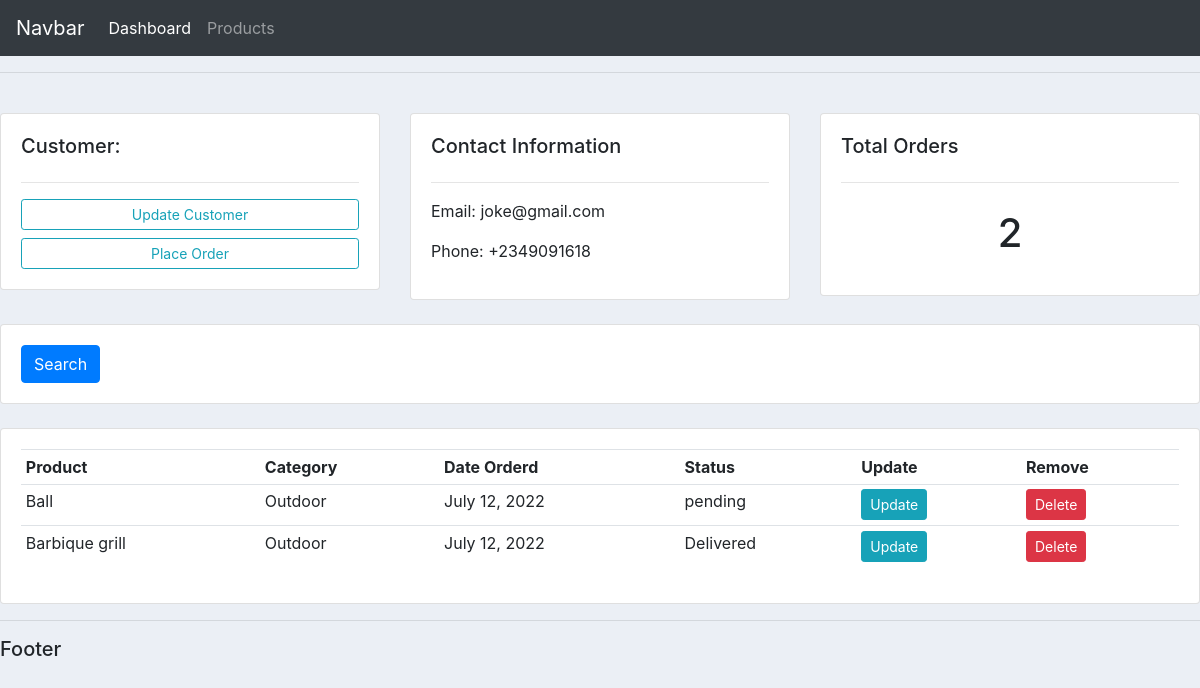
The app's page /customers/2/, older data.
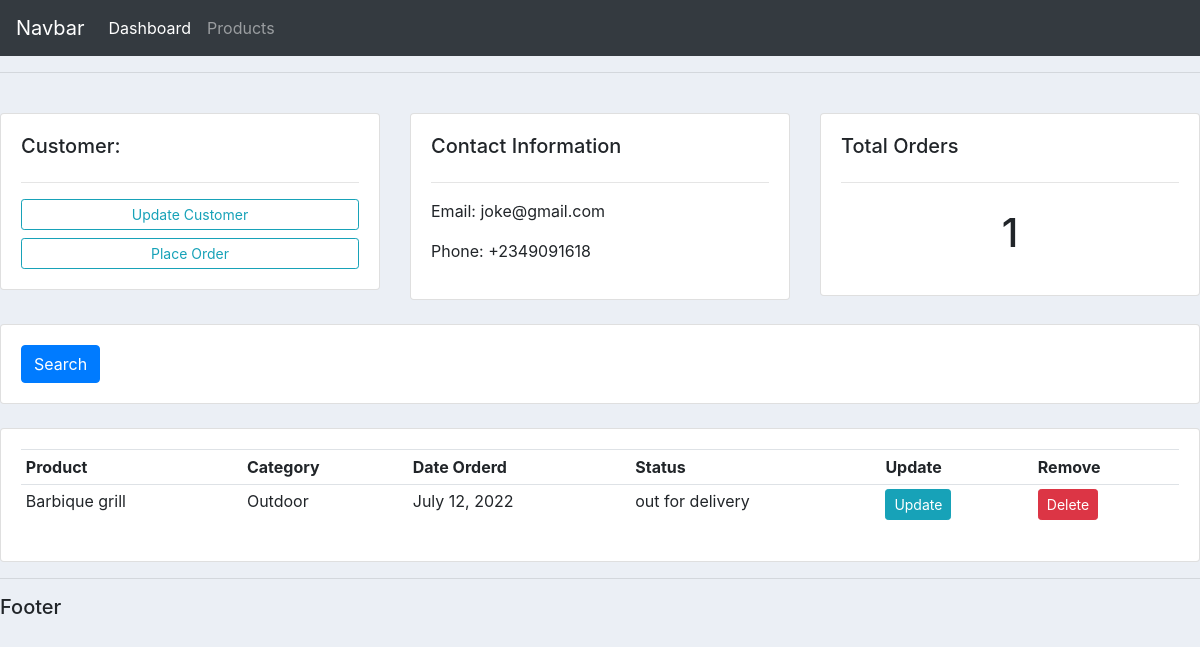
The same page, newer data.
### customers_app/models.py (models this page shows, shortened)
class Order(models.Model):
    STATUS = (
        ('pending', 'pending'),
        ('out for delivery', 'out for delivery'),
        ('Delivered', 'Delivered'),
    )
    customer = models.ForeignKey(Customer, null=True, on_delete=models.SET_NULL)
    product =  models.ForeignKey(Product, null=True, on_delete=models.SET_NULL)
    date_created = models.DateField(auto_now_add=True)
    status= models.CharField(max_length=200, null=True, choices=STATUS)

class Product(models.Model):
    CATEGORY = (
        ('Indoor', 'Indoor'),
        ('Outdoor', 'Outdoor')
    )
    name = models.CharField(max_length=200, null=True)
    price = models.FloatField(null=True)
    category = models.CharField(max_length=200, null=True, choices=CATEGORY)
    description = models.CharField(max_length=200, null=True, blank=True)
    date_created = models.DateTimeField(auto_now_add=True)
    tag = models.ManyToManyField(Tag)
    def __str__(self):
        return self.name

### customers_app/views.py (the view)
# urls.py: path('customers/<str:pk_test>/', views.customers, name='customers'),
def customers(request, pk_test):
    customer = Customer.objects.get(id=pk_test)
    orders = customer.order_set.all()
    orders_count = orders.count()
    context = {'customer':customer, 'orders':orders, 'orders_count':orders_count}
    return render(request, 'customers_app/customers.html', context)

### templates/customers_app/customers.html
{%  extends 'customers_app/base.html' %}
{% block content %}
	<br>
<div class="row">
	<div class="col-md">
		<div class="card card-body">
			<h5>Customer:</h5>
			<hr>
			<a class="btn btn-outline-info  btn-sm btn-block" href="">Update Customer</a>
			<a class="btn btn-outline-info  btn-sm btn-block" href="{%url 'create_order' customer.id%}">Place Order</a>
		</div>
	</div>
	<div class="col-md">
		<div class="card card-body">
			<h5>Contact Information</h5>
			<hr>
			<p>Email: {{customer.email}} </p>
			<p>Phone: {{customer.phone}} </p>
		</div>
	</div>
	<div class="col-md">
		<div class="card card-body">
			<h5>Total Orders</h5>
			<hr>
			<h1 style="text-align: center;padding: 10px">{{orders_count}}</h1>
		</div>
	</div>
</div>
<br>
<div class="row">
	<div class="col">
		<div class="card card-body">
			<form method="get">
		    <button class="btn btn-primary" type="submit">Search</button>
		  </form>
		</div>
	</div>
</div>
<br>
<div class="row">
	<div class="col-md">
		<div class="card card-body">
			<table class="table table-sm">
				<tr>
					<th>Product</th>
					<th>Category</th>
					<th>Date Orderd</th>
					<th>Status</th>
					<th>Update</th>
					<th>Remove</th>
				</tr>
				{%for order in orders%}
				<tr>
					<td>{{order.product}}</td>
					<td>{{order.product.category}}</td>
					<td>{{order.date_created}}</td>
					<td>{{order.status}}</td>
                    <td ><a class="btn btn-sm btn-info" href="{%url 'update_order' order.id%}">Update</a></td>
                    <td ><a class="btn btn-sm btn-danger" href="{%url 'delete_order' order.id%}">Delete</a></td>
				</tr>
				{%endfor%}
			</table>
		</div>
	</div>
</div>
{% endblock %}

Row changes from the older to the newer data that the page shows:
removed Order: product "Ball", product.category "Outdoor", date_created "July 12, 2022", status "pending"
changed Order "Barbique grill": status "Delivered" → "out for delivery"
Text that changed along with them:
{{ orders_count }}: "2" → "1"
